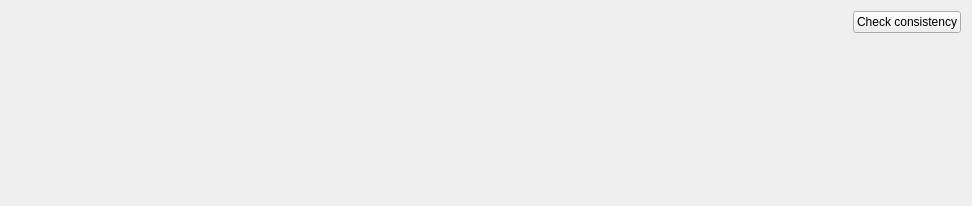
<?xml version="1.0" encoding="UTF-8"?>
<ui version="4.0">
 <class>WidgetEIHENViewClass</class>
 <widget class="QWidget" name="WidgetEIHENViewClass">
  <property name="geometry">
   <rect>
    <x>0</x>
    <y>0</y>
    <width>972</width>
    <height>206</height>
   </rect>
  </property>
  <property name="windowTitle">
   <string>Form</string>
  </property>
  <layout class="QGridLayout" name="gridLayout">
   <item row="0" column="0" rowspan="2" colspan="2">
    <layout class="QGridLayout" name="layoutTable"/>
   </item>
   <item row="0" column="2">
    <widget class="QPushButton" name="pushConsistency">
     <property name="sizePolicy">
      <sizepolicy hsizetype="Maximum" vsizetype="Fixed">
       <horstretch>0</horstretch>
       <verstretch>0</verstretch>
      </sizepolicy>
     </property>
     <property name="text">
      <string>Check consistency</string>
     </property>
    </widget>
   </item>
  </layout>
 </widget>
 <resources/>
 <connections/>
</ui>
